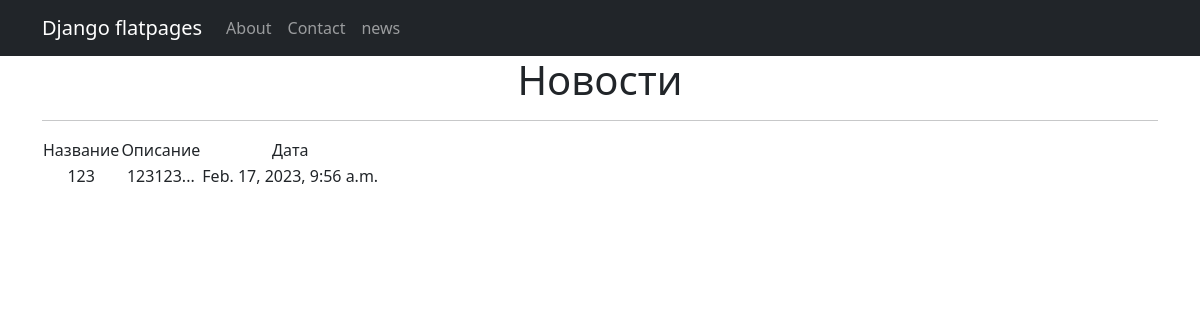
Page /news/ on the committed database.
### news/models.py (models this page shows, shortened)
class Post(models.Model):
    news = 'NE'
    article = 'AR'
    RANK = [(news, 'Новость'),
            (article, 'Статья'),
            ]
    rank = models.CharField(max_length=2, choices=RANK, default=article)
    creating_dt = models.DateTimeField(auto_now_add=True)
    title = models.CharField(max_length=255)
    text = models.TextField()
    rating = models.FloatField(default=0.0)
    category = models.ManyToManyField(Category, through='PostCategory')
    author = models.ForeignKey(Author, on_delete=models.CASCADE)
    def preview(self):
        return f'{self.text[:124] if len(self.text)  > 124 else self.text}...'

### news/views.py (the view)
# urls.py: path('', TitleList.as_view(), name='news'),
class TitleList(ListView):
    model = Post
    ordering = '-creating_dt'
    template_name = 'news.html'
    context_object_name = 'posts'
    paginate_by = 1
    def get_queryset(self):
        queryset = super().get_queryset()
        self.filterset = PostFilter(self.request.GET, queryset)
        return self.filterset.qs
    def get_context_data(self, **kwargs):
        context = super().get_context_data(**kwargs)
        context['filterset'] = self.filterset
        return context

### templates/news.html (shortened to what this page needs)
{% extends 'flatpages/default.html' %}
{% load custom_filters %}
{% block content %}
   <h1>Новости</h1>
   <hr>
   {% if posts %}
       <table>
           <tr>
               <td>Название</td>
               <td>Описание</td>
               <td>Дата</td>
           </tr>
           {% for post in posts %}
           <tr>
               <td>{{ post.title|censor }}</td>
               <td>{{ post.preview|truncatechars:20|censor }}</td>
               <td>{{ post.creating_dt}}</td>
           </tr>
           {% endfor %}
       </table>
   {% else %}
       <h2>Новостей нет!</h2>
   {% endif %}
{% endblock content %}

### rows in the picture
Post: title|censor "123", preview|censor "123123...", creating_dt "Feb. 17, 2023, 9:56 a.m."
